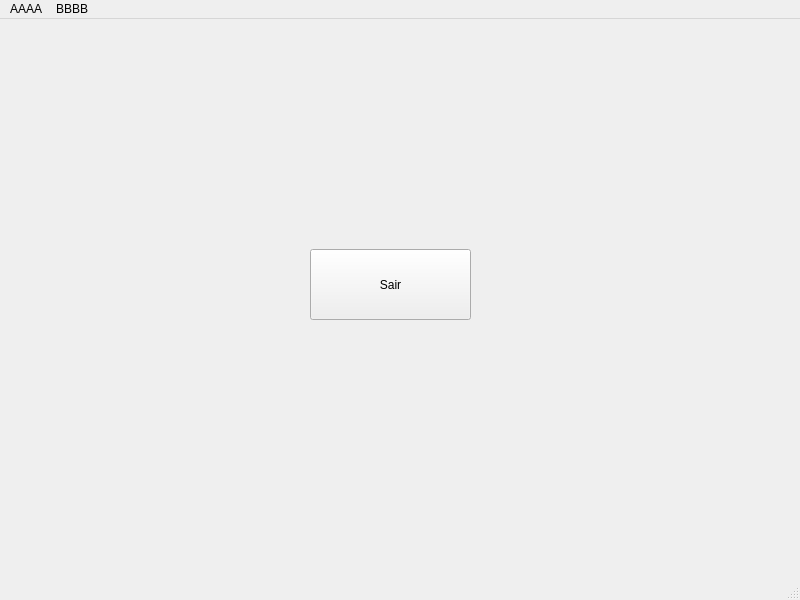
<?xml version="1.0" encoding="UTF-8"?>
<ui version="4.0">
 <class>MainWindowAlyson</class>
 <widget class="QMainWindow" name="MainWindowAlyson">
  <property name="geometry">
   <rect>
    <x>0</x>
    <y>0</y>
    <width>800</width>
    <height>600</height>
   </rect>
  </property>
  <property name="windowTitle">
   <string>MainWindowAlyson</string>
  </property>
  <widget class="QWidget" name="centralwidget">
   <widget class="QPushButton" name="pushButton">
    <property name="geometry">
     <rect>
      <x>310</x>
      <y>230</y>
      <width>161</width>
      <height>71</height>
     </rect>
    </property>
    <property name="text">
     <string>Sair</string>
    </property>
   </widget>
  </widget>
  <widget class="QMenuBar" name="menubar">
   <property name="geometry">
    <rect>
     <x>0</x>
     <y>0</y>
     <width>800</width>
     <height>25</height>
    </rect>
   </property>
   <widget class="QMenu" name="menuAAAA">
    <property name="title">
     <string>AAAA</string>
    </property>
   </widget>
   <widget class="QMenu" name="menuBBBB">
    <property name="title">
     <string>BBBB</string>
    </property>
   </widget>
   <addaction name="menuAAAA"/>
   <addaction name="menuBBBB"/>
  </widget>
  <widget class="QStatusBar" name="statusbar"/>
 </widget>
 <resources/>
 <connections>
  <connection>
   <sender>pushButton</sender>
   <signal>clicked()</signal>
   <receiver>MainWindowAlyson</receiver>
   <slot>close()</slot>
   <hints>
    <hint type="sourcelabel">
     <x>396</x>
     <y>293</y>
    </hint>
    <hint type="destinationlabel">
     <x>526</x>
     <y>360</y>
    </hint>
   </hints>
  </connection>
 </connections>
</ui>
